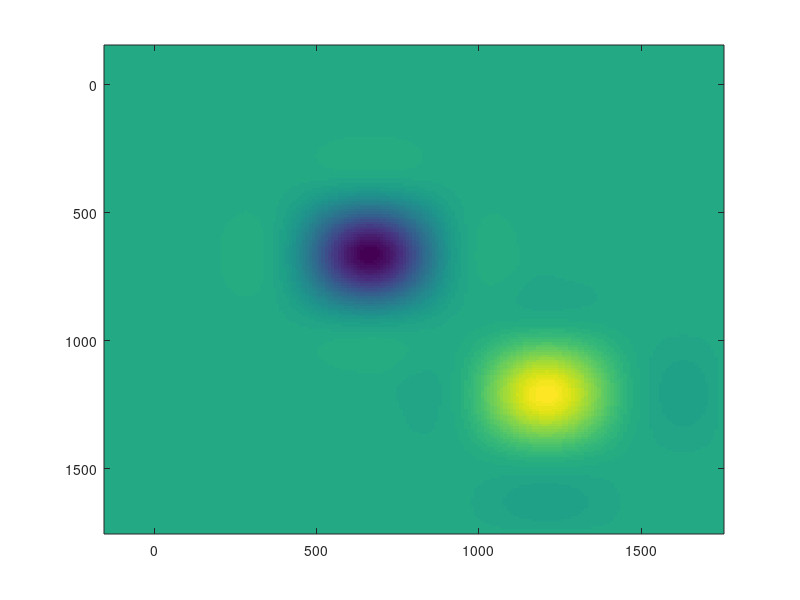

Source code (MATLAB): (Note: this script raises an error after producing the figure.)
% Example 10.1
% from Parameter Estimation and Inverse Problems, 3rd edition, 2018
% by R. Aster, B. Borchers, C. Thurber

% make sure we have a clean environment
clear

%number of iterations in ray bending
NIT=50;

%scale of problem (m)
SCALE=1600;

%scale of problem (receivers, sources and square root of number of velocity nodes)
PSCALE=8;

% convergence enhancement factor for subsequent raybending subroutines
XFAC=1.2;

%Number of GN linearization steps
MAXITER=5;

%Travel-time convergence parameter
CONV=1e-4;

%noise level (s)
NOISE = 0.001;

%.load the particular realizations of tstor, ttobs and vtrue used in the book
load tstorenoise.mat

%  source and receiver coordinate matrices
scz=linspace(0,SCALE,PSCALE);
scx=zeros(size(scz));
sc=[scx;scz]';
rcz=linspace(0,SCALE,PSCALE);
rcx=SCALE*ones(size(scz));
rc=[rcx;rcz]';

%  velocity model node positions (xn,zn)
xn=linspace(-150,SCALE+150,PSCALE)';
zn=xn;

% the coordinates of the fast and slow centers
xfast = xn(3*PSCALE/4);
zfast = zn(3*PSCALE/4);
xslow = xn(PSCALE/2);
zslow = zn(PSCALE/2);

%construct the true model
vtrue=zeros(PSCALE,PSCALE);
vbackground=2900;
for i=1:PSCALE
  for j=1:PSCALE
    vtrue(i,j)=vbackground*...
      (1+0.10*exp(-.00004*((xn(i)-xfast)^2+(zn(j)-zfast)^2)))*...
      (1-0.15*exp(-.00004*((xn(i)-xslow)^2+(zn(j)-zslow)^2)));
  end
end

%linerly interpolate the velocity field for smooth plotting
[xnm,znm]=meshgrid(xn,zn');
xni=(-150:10:SCALE+150)';
zni=(-150:10:SCALE+150)';
[xnim,znim]=meshgrid(xni,zni);
vi=interp2(xnm,znm,vtrue,xnim,znim,'cubic');

%plot velocity structure and ray paths
figure(1)
clf
%plot the transpose to show (row, column) view of model
imagesc(xni,zni,vi')
bookfonts
colormap(gray)
caxis([2600 3200])
colorbar('FontSize',18);

%plot the ray paths for the true model
hold on
%forward problem bent-ray travel time modeling and plotting function
tstor=plotraypaths(PSCALE,NIT,CONV,XFAC,xn,zn,vtrue,sc,rc);
hold off
disp('Displaying the true model and ray paths (fig. 1)')
print -deps2 c10fcrossraypaths.eps


%size of model space
n=PSCALE^2;

%construct roughening matrix
L=zeros(n,n);
k=1;
for j=1:PSCALE
    for i=1:PSCALE;
        mtmp=zeros(PSCALE,PSCALE);
        % if possible add the non central entries
        if i>1;      mtmp(i-1,j  )=1; end;
        if j>1;      mtmp(i  ,j-1)=1; end;
        if i<PSCALE; mtmp(i+1,j  )=1; end;
        if j<PSCALE; mtmp(i  ,j+1)=1; end;
        L(k,:)=reshape(mtmp,1,n);
        k=k+1;
    end
end

%set values for L diagonal elements, taking into account edges and corners
for i=1:n
    L(i,i)=-sum(L(i,:));
end

LL=L'*L;

% the true slowness model as a vector
mtrue=reshape(1./vtrue,PSCALE*PSCALE,1);

%piter corresponds to a particular choice of alpha
piter=0;
piteralphas=10.^(-2:0.25:1.75);
NPITER=length(piteralphas);
[nn,mm]=size(vi);
vstore=zeros(NPITER,nn,mm);
alphasq=zeros(NPITER,1);
misfit=zeros(NPITER,MAXITER);
mnorm=zeros(NPITER,MAXITER);
mrms=zeros(NPITER,MAXITER);

disp('Displaying the model at each iteration and alpha (fig. 2)')
%display headings for the number we will displaying every iteration
disp('alpha, iteration, rmsnew, sqrt(chi^2)')

%loop over values of the regularization parameter
for piteralpha=piteralphas
  piter=piter+1;

  %starting model in each loop is constant velocity/slowness
  v=vbackground*ones(PSCALE,PSCALE);
  %convert velocity to slowness
  slow=1./v;

  %iteratively updated slowness model vector
  m=reshape(slow,PSCALE*PSCALE,1);

  vstartvec=reshape(v,PSCALE*PSCALE,1);

  % reset some GN state 
  calcrays=0;
  rpinit=0;
  rms=zeros(MAXITER,1);

  % start the iterative model loop
  for iter=1:MAXITER
    ttcal=zeros(PSCALE,PSCALE);

    %get the Jacobian matrix, J, and forward modeled travel times 
    %for the working model, v
    if iter==1
      [J,ttcal,rpstore]=...
          getj(PSCALE,NIT,CONV,XFAC,xn,zn,v,sc,rc,calcrays,rpinit);
    else
      J=K;
      ttcal=tttry;
    end

    %save raypaths to start the next iteration
    calcrays=1;
    rpinit=rpstore;

    %set the regularization tradeoff parameter here
    if (iter == 1)
      rparam=norm(J)*piteralpha;
      alphasq(piter)=rparam;
    end

    %calculate the travel-time residual vector for this iteration
    r=ttcal-ttobs;
    rvec=reshape(r,PSCALE*PSCALE,1);
    rms(iter,1)=norm(rvec);

    %GN, explicit regularization solution
    J1= J'*J+rparam*LL;
    rhs=-(J'*rvec+rparam*LL*m);
    dm=J1\rhs;

    %model update
    m=m+dm;
    slow=reshape(m,PSCALE,PSCALE);
    v=1./slow;

    %run the forward model to document variance reduction at this step and save
    %the Jacobian for future steps
    [K,tttry,rpstore]=getj(PSCALE,NIT,CONV,XFAC,xn,zn,v,sc,rc,calcrays,rpinit);
    rtry=ttobs-tttry;
    dtry=reshape(rtry,PSCALE*PSCALE,1);
    rmstry=norm(dtry);

    % display the alpha, iteration, rmsnew and chi^2 values
    disp([num2str(sqrt(alphasq(piter))) ' ' num2str(iter) ' ' num2str(rmstry)...
        ' ' num2str(NOISE*PSCALE)])

    % store some of this for later analysis
    misfit(piter,iter)=rmstry;
    mnorm(piter,iter)=norm(L*m);
    mrms(piter,iter)= norm((mtrue-m));

    % interpolate the current velocity structure for plotting
    vi=interp2(xnm,znm,v,xnim,znim,'cubic');


    %figure 2 shows the model for each iteration and alpha as the code runs
    figure(2)
    clf
    caxis([2300 3200])
    imagesc(xni,zni,vi')
    colormap('gray')
    colorbar('FontSize', 18);
    title(['\alpha = ',num2str(sqrt(alphasq(piter))),' iteration = '...
        ,num2str(iter),' rms residual = ',num2str(rmstry)]);
    bookfonts
    drawnow;

    %  end of GN iteration
  end

  %store this model
  vstore(piter,:,:)=vi;

  % end of regularization parameter loop
end


%show results for the various regularization parameters

%this figure shows the residual stats for each iteration and alpha value
figure(3)
clf
plot(1:iter,misfit)
xlabel('Iteration')
ylabel('Residual Norm ||G(m)-d||_2')
bookfonts

disp('Displaying misfits by iteration (fig. 3)')

%this figure shows the seminorm statistics for each iteration and alpha value
figure(4)
clf
semilogy(1:iter,mnorm)
xlabel('Iteration')
ylabel('Solution Seminorm ||Lm||_2')
bookfonts

disp('Displaying the model semi-norms by iteration (fig. 4)')

%L-curve figure
figure(5)
clf
loglog(misfit(1:piter,MAXITER),mnorm(1:piter,MAXITER),'ok-')
xlabel('Residual Norm ||G(m)-d||_2')
ylabel('Solution Seminorm ||Lm||_2')
axis([.001 .1 .00001 .001])
hold on
% plot the discrepancy principle line
loglog([NOISE*PSCALE,NOISE*PSCALE],[.00001,.001],'k--')
bookfonts
% label each alpha
for i=1:2:piter
  text(misfit(i,MAXITER),mnorm(i,MAXITER),['   ',num2str(sqrt(alphasq(i)))]);
end
% label the discrepancy principle line
text(NOISE*PSCALE,.000015,'   \delta=0.008')
disp('Displaying the L-curve (fig. 5)')
print -depsc2 c10fcrossL.eps

%Models compared to true model in norm difference
figure(6)
clf
semilogx(sqrt(alphasq),mrms(1:piter,MAXITER),'ok-')
xlabel('\alpha')
ylabel('||m_{true}-m||_2')
bookfonts
hold on
% mark the selected alpha
semilogx(sqrt(alphasq(8)),mrms(8,MAXITER),'ok','MarkerSize',14)
% label the selected and end alphas
for i=[1,8,16]
  H=text(sqrt(alphasq(i)),mrms(i,MAXITER)+1.2e-5,...
      ['  ',num2str(sqrt(alphasq(i)),'%5.2f')]);
  set(H,'FontSize',12)
end
ylim([0 3.1e-4])
hold off
disp('Displaying alpha versus the model misfit (fig. 6)')
print -deps2 c10fcrossmodmisfit.eps

%Suite of models figure (color on cover of book)
figure(7)
clf
for i=1:piter
  subplot(4,4,i)
  vtmp1=vstore(i,:,:);
  vtmp(:,:)=vtmp1;
  imagesc(vtmp')
  caxis([2600 3200])
  axis square
  set(gca,'xticklabel','')
  set(gca,'yticklabel','')
  title(['\alpha = ',num2str(sqrt(alphasq(i)))])
  colormap('gray')
end
disp('Displaying the recovered model for each alpha (fig. 7)')
print -deps2 c10fcrossmodelsuite.eps

%"best" model figure from discrepancy principle and ray paths
figure(8)
clf
vtmp1=vstore(8,:,:);
vtmp(:,:)=vtmp1;
imagesc(xni,zni,vtmp')
bookfonts
caxis([2600 3200])
axis square
xlabel('m')
ylabel('m')
colormap('gray')
H=colorbar('FontSize', 18);
hold on
tstor=plotraypaths(PSCALE,NIT,CONV,XFAC,xn,zn,vtmp,sc,rc);
hold off
disp('Displaying the discrepancy principle selected model (fig. 8)')
print -deps2 c10fcrosstradeoff.eps
